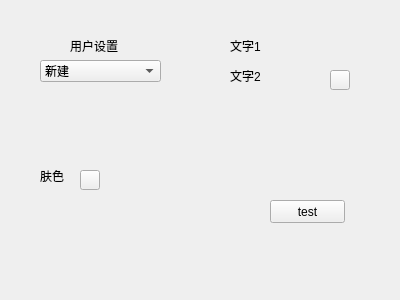
<?xml version="1.0" encoding="UTF-8"?>
<ui version="4.0">
 <class>PreciseTreatment</class>
 <widget class="QWidget" name="PreciseTreatment">
  <property name="geometry">
   <rect>
    <x>0</x>
    <y>0</y>
    <width>400</width>
    <height>300</height>
   </rect>
  </property>
  <property name="windowTitle">
   <string>精准治疗</string>
  </property>
  <widget class="QLabel" name="label">
   <property name="geometry">
    <rect>
     <x>70</x>
     <y>40</y>
     <width>54</width>
     <height>12</height>
    </rect>
   </property>
   <property name="text">
    <string>用户设置</string>
   </property>
  </widget>
  <widget class="QComboBox" name="userSetComboBox">
   <property name="geometry">
    <rect>
     <x>40</x>
     <y>60</y>
     <width>121</width>
     <height>22</height>
    </rect>
   </property>
   <item>
    <property name="text">
     <string>新建</string>
    </property>
   </item>
   <item>
    <property name="text">
     <string>编辑</string>
    </property>
   </item>
   <item>
    <property name="text">
     <string>保存到U盘</string>
    </property>
   </item>
   <item>
    <property name="text">
     <string>读取U盘数据</string>
    </property>
   </item>
   <item>
    <property name="text">
     <string>张三</string>
    </property>
   </item>
  </widget>
  <widget class="QLabel" name="label_2">
   <property name="geometry">
    <rect>
     <x>40</x>
     <y>170</y>
     <width>54</width>
     <height>12</height>
    </rect>
   </property>
   <property name="text">
    <string>肤色</string>
   </property>
  </widget>
  <widget class="QPushButton" name="skinColorBtn">
   <property name="geometry">
    <rect>
     <x>80</x>
     <y>170</y>
     <width>20</width>
     <height>20</height>
    </rect>
   </property>
   <property name="sizeIncrement">
    <size>
     <width>0</width>
     <height>0</height>
    </size>
   </property>
   <property name="focusPolicy">
    <enum>Qt::StrongFocus</enum>
   </property>
   <property name="autoFillBackground">
    <bool>false</bool>
   </property>
   <property name="styleSheet">
    <string notr="true">background-image: url(:/new/icons/icons/021.png);
background-repeat: no-repeat;</string>
   </property>
   <property name="text">
    <string/>
   </property>
   <property name="autoDefault">
    <bool>false</bool>
   </property>
  </widget>
  <widget class="QLabel" name="text1">
   <property name="geometry">
    <rect>
     <x>230</x>
     <y>40</y>
     <width>54</width>
     <height>12</height>
    </rect>
   </property>
   <property name="text">
    <string>文字1</string>
   </property>
  </widget>
  <widget class="QLabel" name="text2">
   <property name="geometry">
    <rect>
     <x>230</x>
     <y>70</y>
     <width>54</width>
     <height>12</height>
    </rect>
   </property>
   <property name="text">
    <string>文字2</string>
   </property>
  </widget>
  <widget class="QPushButton" name="clearBtn">
   <property name="geometry">
    <rect>
     <x>330</x>
     <y>70</y>
     <width>20</width>
     <height>20</height>
    </rect>
   </property>
   <property name="focusPolicy">
    <enum>Qt::StrongFocus</enum>
   </property>
   <property name="autoFillBackground">
    <bool>false</bool>
   </property>
   <property name="styleSheet">
    <string notr="true">background-image: url(:/new/icons/icons/delete30.png);
background-repeat: no-repeat;</string>
   </property>
   <property name="text">
    <string/>
   </property>
  </widget>
  <widget class="QPushButton" name="test">
   <property name="geometry">
    <rect>
     <x>270</x>
     <y>200</y>
     <width>75</width>
     <height>23</height>
    </rect>
   </property>
   <property name="text">
    <string>test</string>
   </property>
  </widget>
 </widget>
 <layoutdefault spacing="6" margin="11"/>
 <resources/>
 <connections/>
</ui>
